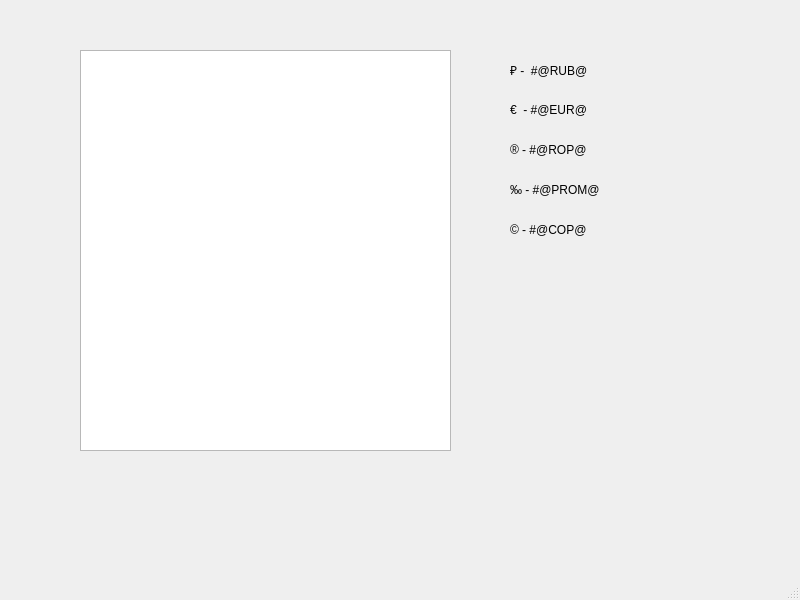
<?xml version="1.0" encoding="UTF-8"?>
<ui version="4.0">
 <class>MainWindow</class>
 <widget class="QMainWindow" name="MainWindow">
  <property name="geometry">
   <rect>
    <x>0</x>
    <y>0</y>
    <width>800</width>
    <height>600</height>
   </rect>
  </property>
  <property name="windowTitle">
   <string>MainWindow</string>
  </property>
  <widget class="QWidget" name="centralwidget">
   <widget class="QPlainTextEdit" name="plainTextEdit">
    <property name="geometry">
     <rect>
      <x>80</x>
      <y>50</y>
      <width>371</width>
      <height>401</height>
     </rect>
    </property>
   </widget>
   <widget class="QLabel" name="label">
    <property name="geometry">
     <rect>
      <x>510</x>
      <y>60</y>
      <width>101</width>
      <height>20</height>
     </rect>
    </property>
    <property name="text">
     <string>₽ -  #@RUB@</string>
    </property>
   </widget>
   <widget class="QLabel" name="label_2">
    <property name="geometry">
     <rect>
      <x>510</x>
      <y>100</y>
      <width>91</width>
      <height>20</height>
     </rect>
    </property>
    <property name="text">
     <string>€  - #@EUR@</string>
    </property>
   </widget>
   <widget class="QLabel" name="label_3">
    <property name="geometry">
     <rect>
      <x>510</x>
      <y>140</y>
      <width>101</width>
      <height>20</height>
     </rect>
    </property>
    <property name="text">
     <string>® - #@ROP@</string>
    </property>
   </widget>
   <widget class="QLabel" name="label_4">
    <property name="geometry">
     <rect>
      <x>510</x>
      <y>180</y>
      <width>111</width>
      <height>20</height>
     </rect>
    </property>
    <property name="text">
     <string>‰ - #@PROM@</string>
    </property>
   </widget>
   <widget class="QLabel" name="label_5">
    <property name="geometry">
     <rect>
      <x>510</x>
      <y>220</y>
      <width>101</width>
      <height>20</height>
     </rect>
    </property>
    <property name="text">
     <string>© - #@COP@</string>
    </property>
   </widget>
  </widget>
  <widget class="QMenuBar" name="menubar">
   <property name="geometry">
    <rect>
     <x>0</x>
     <y>0</y>
     <width>800</width>
     <height>26</height>
    </rect>
   </property>
  </widget>
  <widget class="QStatusBar" name="statusbar"/>
 </widget>
 <resources/>
 <connections/>
</ui>
